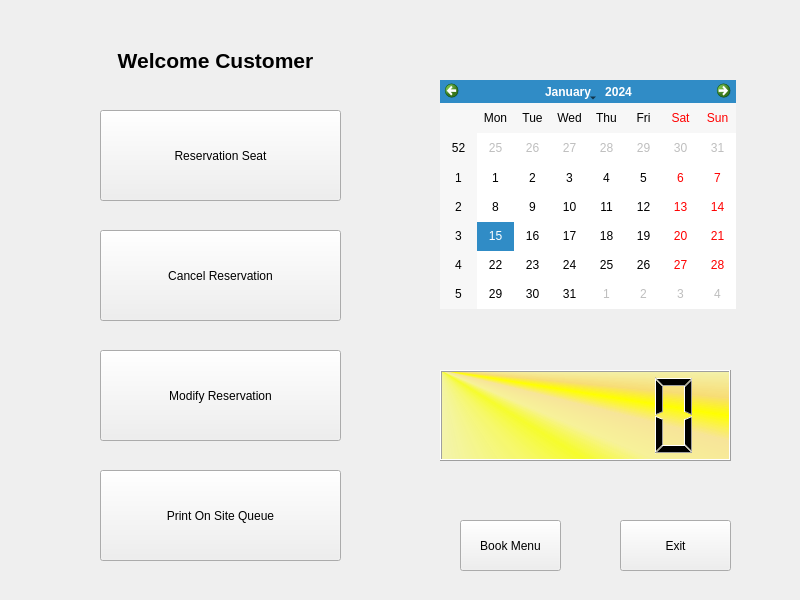
<?xml version="1.0" encoding="UTF-8"?>
<ui version="4.0">
 <class>Login</class>
 <widget class="QWidget" name="Login">
  <property name="geometry">
   <rect>
    <x>0</x>
    <y>0</y>
    <width>800</width>
    <height>600</height>
   </rect>
  </property>
  <property name="windowTitle">
   <string>Form</string>
  </property>
  <widget class="QLabel" name="label">
   <property name="geometry">
    <rect>
     <x>60</x>
     <y>30</y>
     <width>311</width>
     <height>61</height>
    </rect>
   </property>
   <property name="text">
    <string>&lt;html&gt;&lt;head/&gt;&lt;body&gt;&lt;p align=&quot;center&quot;&gt;&lt;span style=&quot; font-size:16pt; font-weight:700;&quot;&gt;Welcome Customer&lt;/span&gt;&lt;/p&gt;&lt;/body&gt;&lt;/html&gt;</string>
   </property>
  </widget>
  <widget class="QPushButton" name="pushButton">
   <property name="geometry">
    <rect>
     <x>100</x>
     <y>110</y>
     <width>241</width>
     <height>91</height>
    </rect>
   </property>
   <property name="text">
    <string>Reservation Seat</string>
   </property>
  </widget>
  <widget class="QPushButton" name="pushButton_2">
   <property name="geometry">
    <rect>
     <x>100</x>
     <y>350</y>
     <width>241</width>
     <height>91</height>
    </rect>
   </property>
   <property name="text">
    <string>Modify Reservation</string>
   </property>
  </widget>
  <widget class="QPushButton" name="pushButton_3">
   <property name="geometry">
    <rect>
     <x>100</x>
     <y>230</y>
     <width>241</width>
     <height>91</height>
    </rect>
   </property>
   <property name="text">
    <string>Cancel Reservation</string>
   </property>
  </widget>
  <widget class="QPushButton" name="pushButton_4">
   <property name="geometry">
    <rect>
     <x>100</x>
     <y>470</y>
     <width>241</width>
     <height>91</height>
    </rect>
   </property>
   <property name="text">
    <string>Print On Site Queue</string>
   </property>
  </widget>
  <widget class="QPushButton" name="pushButton_5">
   <property name="geometry">
    <rect>
     <x>620</x>
     <y>520</y>
     <width>111</width>
     <height>51</height>
    </rect>
   </property>
   <property name="text">
    <string>Exit</string>
   </property>
  </widget>
  <widget class="QCalendarWidget" name="calendarWidget">
   <property name="geometry">
    <rect>
     <x>440</x>
     <y>80</y>
     <width>296</width>
     <height>229</height>
    </rect>
   </property>
  </widget>
  <widget class="QLCDNumber" name="lcdNumber">
   <property name="geometry">
    <rect>
     <x>440</x>
     <y>370</y>
     <width>291</width>
     <height>91</height>
    </rect>
   </property>
   <property name="styleSheet">
    <string notr="true">background-color: qconicalgradient(cx:0, cy:0, angle:135, stop:0 rgba(255, 255, 0, 69), stop:0.375 rgba(255, 255, 0, 69), stop:0.423533 rgba(251, 255, 0, 145), stop:0.45 rgba(247, 255, 0, 208), stop:0.477581 rgba(255, 244, 71, 130), stop:0.518717 rgba(255, 218, 71, 130), stop:0.55 rgba(255, 255, 0, 255), stop:0.57754 rgba(255, 203, 0, 130), stop:0.625 rgba(255, 255, 0, 69), stop:1 rgba(255, 255, 0, 69));</string>
   </property>
  </widget>
  <widget class="QPushButton" name="pushButton_6">
   <property name="geometry">
    <rect>
     <x>460</x>
     <y>520</y>
     <width>101</width>
     <height>51</height>
    </rect>
   </property>
   <property name="text">
    <string>Book Menu</string>
   </property>
  </widget>
 </widget>
 <resources/>
 <connections/>
</ui>
